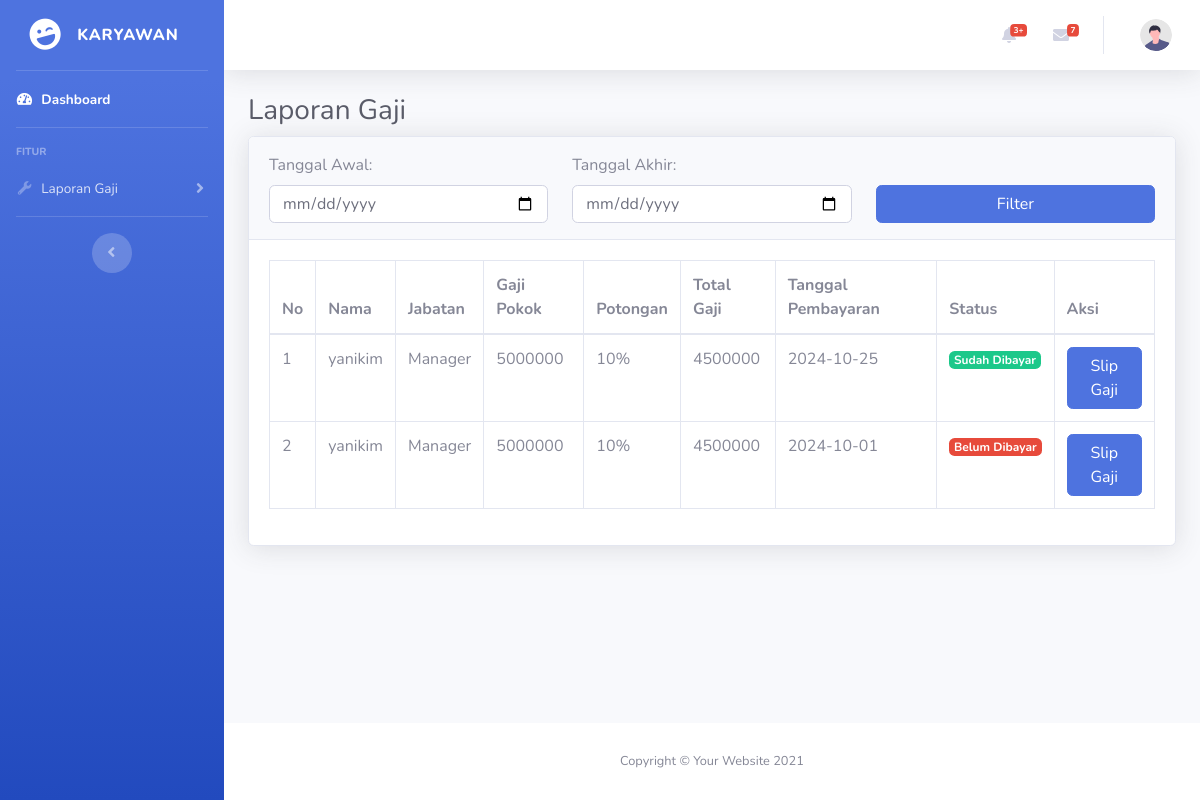
Before: /karyawan/laporan.php (signed in) with the older database file.
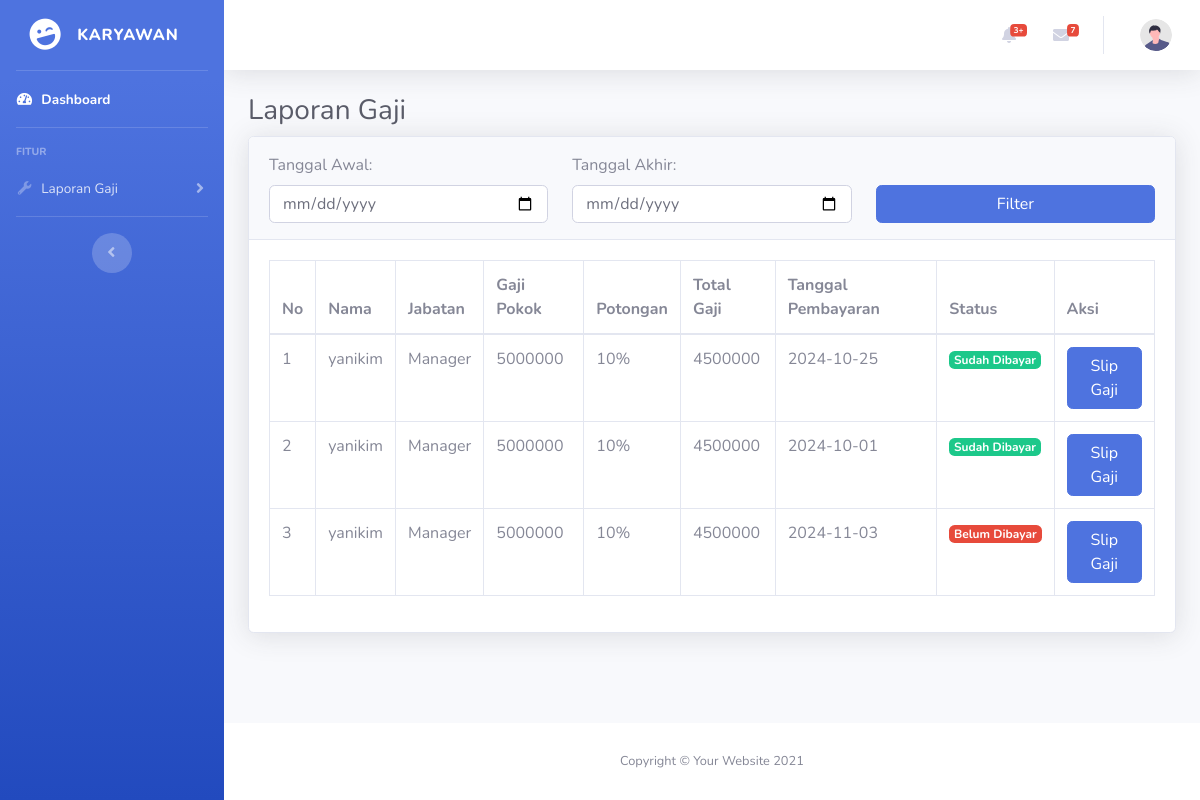
After: the same page with the newer database file.
### tables this page shows
CREATE TABLE `penggajian` (
  `id` int(11) NOT NULL,
  `id_karyawan` int(11) DEFAULT NULL,
  `jabatan` varchar(255) NOT NULL,
  `bulan_gaji` varchar(255) NOT NULL,
  `gaji_pokok` decimal(10,0) NOT NULL,
  `total_gaji` decimal(10,0) NOT NULL,
  `status` varchar(255) NOT NULL,
  `tanggal_pembayaran` date NOT NULL
);

CREATE TABLE `karyawan` (
  `id` int(11) NOT NULL,
  `nama` varchar(100) NOT NULL,
  `username` varchar(255) NOT NULL,
  `password` varchar(255) NOT NULL,
  `jabatan` varchar(100) NOT NULL,
  `departemen` varchar(100) DEFAULT NULL,
  `gaji_pokok` decimal(15,2) NOT NULL,
  `status` enum('aktif','non-aktif') DEFAULT 'aktif',
  `tanggal_bergabung` date DEFAULT NULL
);

### karyawan/laporan.php (the view, shortened to what this page needs)
<?php
    include '../koneksi.php';
?>
<!DOCTYPE html>
<html lang="en">
<head>
    <link href="../assets/vendor/fontawesome-free/css/all.min.css" rel="stylesheet" type="text/css">
    <link href="../assets/css/sb-admin-2.min.css" rel="stylesheet">
</head>
<body id="page-top">
    <div id="wrapper">
        <ul class="navbar-nav bg-gradient-primary sidebar sidebar-dark accordion" id="accordionSidebar">
            <a class="sidebar-brand d-flex align-items-center justify-content-center" href="index.php">
                <div class="sidebar-brand-icon rotate-n-15">
                    <i class="fas fa-laugh-wink"></i>
                </div>
                <div class="sidebar-brand-text mx-3">Karyawan</div>
            </a>
            <hr class="sidebar-divider my-0">
            <li class="nav-item active">
                <a class="nav-link" href="index.php">
                    <i class="fas fa-fw fa-tachometer-alt"></i>
                    <span>Dashboard</span></a>
            </li>
            <hr class="sidebar-divider">
            <div class="sidebar-heading">
                Fitur
            </div>
            <li class="nav-item">
                <a class="nav-link collapsed" href="#" data-toggle="collapse" data-target="#laporanGaji"
                    aria-expanded="true" aria-controls="collapseUtilities">
                    <i class="fas fa-fw fa-wrench"></i>
                    <span>Laporan Gaji</span>
                </a>
            </li>
            <hr class="sidebar-divider d-none d-md-block">
            <div class="text-center d-none d-md-inline">
                <button class="rounded-circle border-0" id="sidebarToggle"></button>
            </div>
        </ul>
        <div id="content-wrapper" class="d-flex flex-column">
            <div id="content">
                <nav class="navbar navbar-expand navbar-light bg-white topbar mb-4 static-top shadow">
                    <ul class="navbar-nav ml-auto">
                        <li class="nav-item dropdown no-arrow mx-1">
                            <a class="nav-link dropdown-toggle" href="#" id="alertsDropdown" role="button"
                                data-toggle="dropdown" aria-haspopup="true" aria-expanded="false">
                                <i class="fas fa-bell fa-fw"></i>
                                <span class="badge badge-danger badge-counter">3+</span>
                            </a>
                        </li>
                        <li class="nav-item dropdown no-arrow mx-1">
                            <a class="nav-link dropdown-toggle" href="#" id="messagesDropdown" role="button"
                                data-toggle="dropdown" aria-haspopup="true" aria-expanded="false">
                                <i class="fas fa-envelope fa-fw"></i>
                                <span class="badge badge-danger badge-counter">7</span>
                            </a>
                        </li>
                        <li class="nav-item dropdown no-arrow">
                            <a class="nav-link dropdown-toggle" href="#" id="userDropdown" role="button"
                                data-toggle="dropdown" aria-haspopup="true" aria-expanded="false">
                                <img class="img-profile rounded-circle"
                                    src="../assets/img/undraw_profile.svg">
                            </a>
                        </li>
                    </ul>
                </nav>
                <div class="container-fluid">
                <h1 class="h3 mb-2 text-gray-800">Laporan Gaji</h1>
                <div class="card shadow mb-4">
                    <div class="card-header py-3">
                        <form method="GET" action="">
                            <div class="row">
                                <div class="col-md-4">
                                    <label for="start_date">Tanggal Awal:</label>
                                    <input type="date" name="start_date" id="start_date" class="form-control" value="<?= isset($_GET['start_date']) ? $_GET['start_date'] : '' ?>">
                                </div>
                                <div class="col-md-4">
                                    <label for="end_date">Tanggal Akhir:</label>
                                    <input type="date" name="end_date" id="end_date" class="form-control" value="<?= isset($_GET['end_date']) ? $_GET['end_date'] : '' ?>">
                                </div>
                                <div class="col-md-4">
                                    <label>&nbsp;</label>
                                    <button type="submit" class="btn btn-primary btn-block">Filter</button>
                                </div>
                            </div>
                        </form>
                    </div>
                    <div class="card-body">
                        <div class="table-responsive">
                            <table class="table table-bordered" id="dataTable" width="100%" cellspacing="0">
                                <thead>
                                    <tr>
                                        <th>No</th>
                                        <th>Nama</th>
                                        <th>Jabatan</th>
                                        <th>Gaji Pokok</th>
                                        <th>Potongan</th>
                                        <th>Total Gaji</th>
                                        <th>Tanggal Pembayaran</th>
                                        <th>Status</th>
                                        <th>Aksi</th>
                                    </tr>
                                </thead>
                                <tbody>
                                    <?php
                                    $no = 1;
                                    $query = "SELECT p.*, k.nama FROM penggajian p
                                            JOIN karyawan k ON p.id_karyawan = k.id";
                                    $tampil = mysqli_query($koneksi, $query);
                                    while ($data = mysqli_fetch_array($tampil)) :
                                    ?>
                                    <tr>
                                        <td><?= $no++ ?></td>
                                        <td><?= $data['nama'] ?></td>
                                        <td><?= $data['jabatan'] ?></td>
                                        <td><?= $data['gaji_pokok'] ?></td>
                                        <td>10%</td>
                                        <td><?= $data['total_gaji'] ?></td>
                                        <td><?= $data['tanggal_pembayaran'] ?></td>
                                        <?php if ($data['status'] == 'Sudah Dibayar'): ?>
                                        <td><span class="badge badge-success"><?= $data['status'] ?></span></td>
                                        <?php else: ?>
                                        <td><span class="badge badge-danger"><?= $data['status'] ?></span></td>
                                        <?php endif; ?>
                                        <td>
                                            <a href="slip_gaji.php?id_karyawan=<?= $data['id_karyawan'] ?>" class="btn btn-primary">Slip Gaji</a>
                                        </td>
                                    </tr>
                                    <?php endwhile; ?>
                                </tbody>
                            </table>
                        </div>
                    </div>
                </div>
                </div>
            </div>
            <footer class="sticky-footer bg-white">
                <div class="container my-auto">
                    <div class="copyright text-center my-auto">
                        <span>Copyright &copy; Your Website 2021</span>
                    </div>
                </div>
            </footer>
        </div>
    </div>
</body>
</html>

Changed rows visible on the page:
changed penggajian (number 2 of 3 on the later page): status "Belum Dibayar" → "Sudah Dibayar"
added penggajian: id_karyawan.nama "yanikim", jabatan "Manager", gaji_pokok "5000000", total_gaji "4500000", tanggal_pembayaran "2024-11-03", status "Belum Dibayar"
